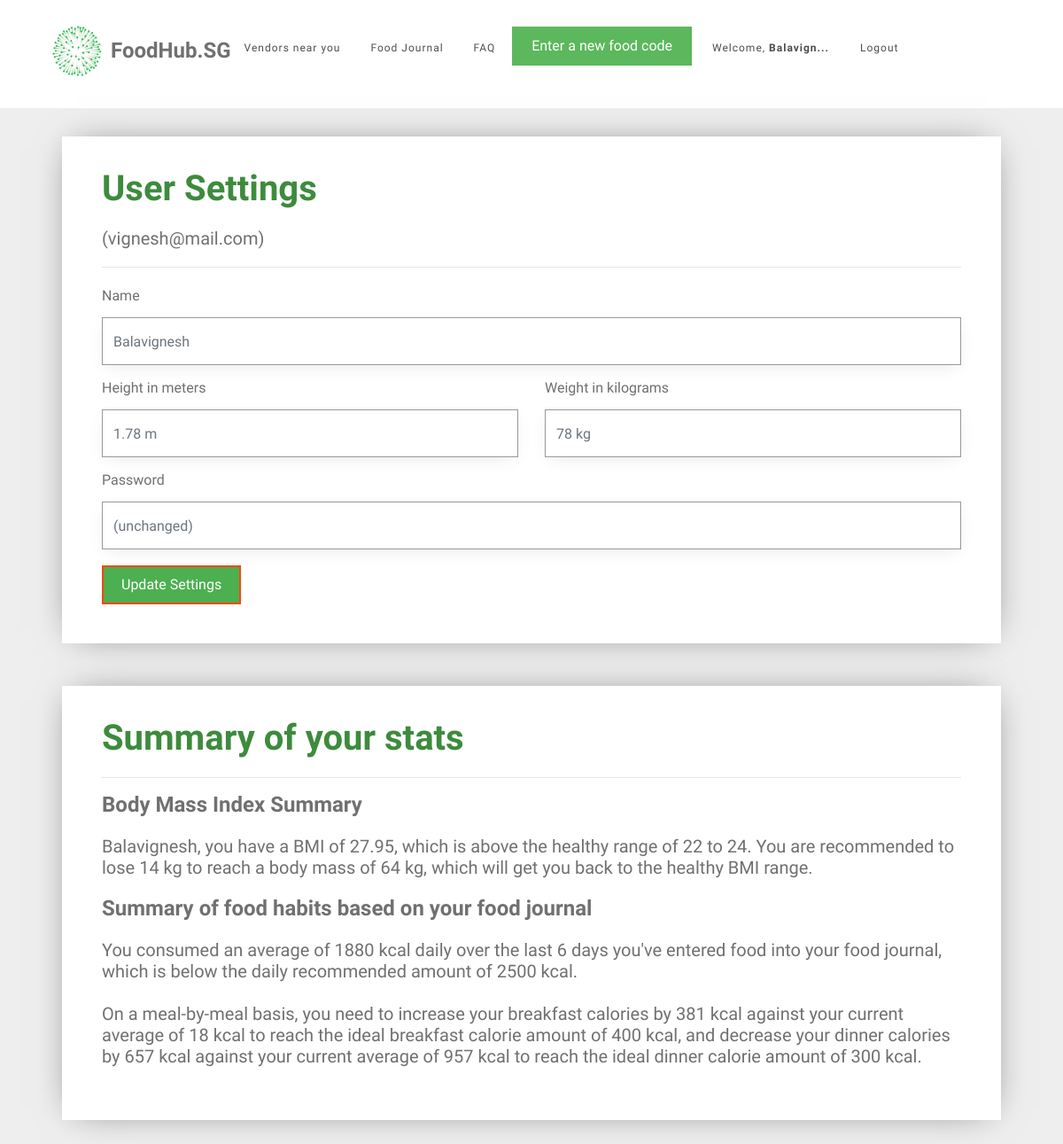
Page /user_settings (signed in) on the committed database.
### tables this page shows
CREATE TABLE user (
  id INTEGER PRIMARY KEY AUTOINCREMENT,
  name TEXT NOT NULL,
  email VARCHAR(512) UNIQUE NOT NULL,
  password TEXT NOT NULL,
  height INTEGER NOT NULL,
  weight INTEGER NOT NULL
);

### foodhubsg/user.py (the view, shortened to what this page needs)
@bp.route('/user_settings', methods=('GET', 'POST'))
@login_required
def user_settings():
    db = get_db()
    food_items = db.execute(
        'SELECT f.id, creator_id, food_name, created, calories, food_code, email'
        ' FROM food_entry f JOIN user u ON f.creator_id = u.id'
        ' WHERE f.creator_id = ? AND DATE(f.created) IN'
        ' (SELECT DISTINCT DATE(created) FROM food_entry ORDER BY datetime(created) DESC LIMIT 6)',
        (g.user['id'],),
    ).fetchall()
    users = db.execute(
        'SELECT id, name, email, password, height, weight'
        ' FROM user'
        ' WHERE id = ?',
        (g.user['id'],),
    ).fetchall()
    for user in users:
        id = user['id']
        name = user['name']
        weight = user['weight']
        height = user['height']
        email = user['email']
        password = user['password']
    bmi = weight / height ** height
    bmi = round(bmi, 2)
    all_dates = []
    food_dates = []
    calories_list = []
    breakfast_list = []
    lunch_list = []
    dinner_list = []
    snack_list = []
    user_average_calories = None
    number_of_days = None
    average_breakfast_calories = None
    average_lunch_calories = None
    average_dinner_calories = None
    average_snack_calories = None
    calories_statement = None
    breakfast_message = None
    lunch_message = None
    dinner_message = None
    snack_message = None
    ideal_weight = weight
    password_placeholder = "(unchanged)"
    if food_items == []:
        food_exists = 0
    else:
        food_exists = 1
    for food in food_items:
        food_date = food['created'].strftime('%d-%m-%y')
        all_dates.append(food_date)
    all_dates = remove_duplicates(all_dates)
    for date in all_dates:
        current_date_food = []
        current_date_calories = []
        for food in food_items:
            if date == food['created'].strftime('%d-%m-%y'):
                current_date_food.append(food)
                current_date_calories.append(food['calories'])
            else:
                continue
        food_dates.append(current_date_food)
        current_date_calories = sum(current_date_calories)
        calories_list.append(current_date_calories)
        number_of_days = len(calories_list)
        user_average_calories = int(sum(calories_list) / number_of_days)
    for food in food_items:
        if 5 <= int(food['created'].strftime('%H')) <= 10:
            breakfast_list.append(food['calories'])
            average_breakfast_calories = sum(breakfast_list) / number_of_days
        elif 11 <= int(food['created'].strftime('%H')) <= 14:
            lunch_list.append(food['calories'])
            average_lunch_calories = sum(lunch_list) / number_of_days
        elif 17 <= int(food['created'].strftime('%H')) <= 22:
            dinner_list.append(food['calories'])
            average_dinner_calories = sum(dinner_list) / number_of_days
        else:
            snack_list.append(food['calories'])
            average_snack_calories = sum(snack_list) / number_of_days
    if bmi < 22:
        while ideal_weight / height ** height < 23:
            ideal_weight = ideal_weight + 1
        lose_weight = ideal_weight - weight
        bmi_statement = "{0}, you have a BMI of {1}, which is below the healthy range of 22 to 24. You are recommended " \
                        "to gain {2} kg to reach a body mass of {3} kg, which will get you back to the healthy BMI range." \
                        .format(name, bmi, lose_weight, ideal_weight)
    elif 22 < bmi < 24:
        bmi_statement = "{0}, you have a BMI of {1}, which is exactly within the healthy BMI range. " \
                        "Keep it up!".format(name, bmi)
    elif bmi > 24:
        while ideal_weight / height ** height > 23:
            ideal_weight = ideal_weight - 1
        lose_weight = weight - ideal_weight
        bmi_statement = "{0}, you have a BMI of {1}, which is above the healthy range of 22 to 24. You are recommended " \
                        "to lose {2} kg to reach a body mass of {3} kg, which will get you back to the healthy BMI range." \
                        .format(name, bmi, lose_weight, ideal_weight)
    if user_average_calories:
        if user_average_calories < 2000:
            calories_statement = "You consumed an average of {0} kcal daily over the last {1} days you've entered food " \
                                 "into your food journal, which is below the daily recommended amount of 2500 kcal."\
                                .format(user_average_calories, number_of_days)
        elif 2000 < user_average_calories < 3000:
            calories_statement = "You consumed an average of {} kcal daily over the  {} days you've entered food, " \
                                 "into your food journal,which is within the daily recommended amount, so keep following your current diet." \
                                .format(user_average_calories, number_of_days)
        elif 2000 < user_average_calories < 3000:
            calories_statement = "You consumed an average of {} kcal daily over the last {} days you've entered food, " \
                                 "which is above the daily recommended amount of 2500 kcal." \
                                .format(user_average_calories, number_of_days)
    if average_breakfast_calories:
        if average_breakfast_calories < 350:
            increase_breakfast = int(400 - average_breakfast_calories)
            breakfast_message = "increase your breakfast calories by {} kcal against your current average of {} kcal " \
                                "to reach the ideal breakfast calorie amount of 400 kcal"\
                                .format(increase_breakfast, int(average_breakfast_calories))
        elif average_breakfast_calories > 500:
            decrease_breakfast = int(average_breakfast_calories - 400)
            breakfast_message = "decrease your breakfast calories by {} kcal against your current average of {} kcal " \
                                "to reach the ideal breakfast calorie amount of 400 kcal"\
                                .format(decrease_breakfast, int(average_breakfast_calories))
    if average_lunch_calories:
        if average_lunch_calories < 650:
            increase_lunch = int(750 - average_lunch_calories)
            lunch_message = "increase your lunch calories by {} kcal against your current average of {} kcal " \
                            "to reach the ideal lunch calorie amount of 650 kcal"\
                            .format(increase_lunch, int(average_lunch_calories))
        elif average_lunch_calories > 850:
            decrease_lunch =  int(average_lunch_calories - 750)
            lunch_message = "decrease your lunch calories by {} kcal against your current average of {} kcal " \
                            "to reach the ideal lunch calorie amount of 650 kcal"\
                            .format(decrease_lunch, int(average_lunch_calories))
    if average_dinner_calories:
        if average_dinner_calories < 275:
            increase_dinner = int(300 - average_dinner_calories)
            dinner_message = "increase your dinner calories by {} kcal against your current average of {} kcal " \
                            "to reach the ideal dinner calorie amount of 300 kcal"\
                            .format(increase_dinner, int(average_dinner_calories))
        elif average_dinner_calories > 350:
            decrease_dinner =  int(average_dinner_calories - 300)
            dinner_message = "decrease your dinner calories by {} kcal against your current average of {} kcal " \
                            "to reach the ideal dinner calorie amount of 300 kcal"\
                            .format(decrease_dinner, int(average_dinner_calories))
    if average_snack_calories:
        if average_snack_calories > 300:
            snack_message = "decrease your out-of-schedule snack intake"
    messages = [breakfast_message, lunch_message, dinner_message, snack_message]
    messages = list(filter(None.__ne__, messages))
    meal_message = "On a meal-by-meal basis, you need to "
    num_messages = len(messages)
    if messages != []:
        for i in range(num_messages):
            if i != num_messages - 2 and i != num_messages - 1:
                meal_message += messages[i] + ", "
            elif i == num_messages - 2:
                meal_message += messages[i] + ", and "
            elif i == num_messages - 1:
                meal_message += messages[i] + "."
    else:
        meal_message += "maintain your current diet because you're consuming the correct amount of calories per meal."
    return render_template('user/user_settings.html',
                           name=name, weight=weight, height=height, email=email, password=password, bmi_statement=bmi_statement,
                           calories_statement=calories_statement, number_of_days=number_of_days,
                           food_exists=food_exists, password_placeholder=password_placeholder, meal_message=meal_message)

### foodhubsg/auth.py (called while the page is built)
def login_required(view):
    @functools.wraps(view)
    def wrapped_view(**kwargs):
        if g.user is None:
            return redirect(url_for('auth.login'))
        return view(**kwargs)
    return wrapped_view

@bp.before_app_request
def load_logged_in_user():
    user_id = session.get('user_id')
    if user_id is None:
        g.user = None
    else:
        g.user = get_db().execute(
            'SELECT * FROM user WHERE id = ?', (user_id,)
        ).fetchone()

### foodhubsg/db.py (called while the page is built)
def get_db():
    if 'db' not in g:
        g.db = sqlite3.connect(
            current_app.config['DATABASE'],
            detect_types=sqlite3.PARSE_DECLTYPES
        )
        g.db.row_factory = sqlite3.Row
    return g.db

### foodhubsg/user.py (called while the page is built)
def remove_duplicates(values):
    output = []
    seen = set()
    for value in values:
        if value not in seen:
            output.append(value)
            seen.add(value)
    return output

### foodhubsg/templates/user/user_settings.html (shortened to what this page needs)
{% extends 'base.html' %}
{% block content %}
<div id="colorlib-container">
    <div class="container">
        <div class="box1">
        <div class="row row-pb-md">
            <div class="col-md-12">
                <header>
                    <h1 class="font_color"><b>User Settings</b></h1>
                    <h5>({{ email }})</h5>
                    <hr>
                </header>
                <form method="post">
                    <div class="row form-group">
                        <div class="col-md-12">
                            <label>Name</label>
                            <input name="name" id="name" class="form-control" placeholder="{{ g.user['name'] }}">
                        </div>
                    </div>
                    <div class="row form-group">
                        <div class="col-md-6">
                            <label>Height in meters</label>
                            <input name="height" id="height" type="number" step="0.01" class="form-control" placeholder="{{ g.user['height'] }} m">
                        </div>
                        <div class="col-md-6">
                            <label>Weight in kilograms</label>
                            <input name="weight" id="weight" type="number" step="0.01" class="form-control" placeholder="{{ g.user['weight'] }} kg">
                        </div>
                    </div>
                    <div class="row form-group">
                        <div class="col-md-12">
                            <label>Password</label>
                            <input name="password" id="password" type="password" class="form-control" placeholder="{{ password_placeholder }}">
                        </div>
                    </div>
                    <input type="submit" value="Update Settings" class="btn btn-primary" style="background-color: #4CAF50; margin-top: 0.5em">
                </form>
            </div>
        </div>
        </div>
        <div class="box1">
        <div class="row row-pb-md">
            <div class="col-md-12">
                <header id="summary-header">
                    <h1 class="font_color"><b>Summary of your stats</b></h1>
                    <hr>
                </header>
                <h4><b>Body Mass Index Summary</b></h4>
                <h5>{{ bmi_statement }}</h5>
                <h4><b>Summary of food habits based on your food journal</b></h4>
                {% if food_exists == 0 %}
                    <h5>You have not added any food to the journal yet, so there isn't a summary available yet!</h5>
                {% else %}
                    <h5>
                        {{ calories_statement }}
                        <br>
                        <br>
                        {{ meal_message }}
                    </h5>
                {% endif %}
            </div>
        </div>
        </div>
    </div>
</div>
{% endblock %}

### foodhubsg/static/css/style.css (style rules this page uses)
.box1 { background: #ffffff; padding: 20px; box-shadow: 0 0 40px -15px rgba(0,0,0,0.75); }
.font_color { color: #3d8b3d; }
h1, h2, h3, h4, h5, h6, figure { color: #707070; font-weight: 400; margin: 0 0 20px 0; }
#colorlib-container, #colorlib-instagram, #colorlib-about, #colorlib-contact, #colorlib-footer { padding: 2em 0; clear: both; }
.form-control { -webkit-box-shadow: none; -moz-box-shadow: none; -ms-box-shadow: none; -o-box-shadow: none; box-shadow: none; border: none; font-size: 16px !important; font-weight: 300; -webkit-border-radius: 0px; -moz-border-radius: 0px; -ms-border-radius: 0px; border-radius: 0px; }
.form-group { margin-bottom: 10px; }
.btn { margin-right: 4px; margin-bottom: 4px; font-size: 16px; font-weight: 400; -webkit-border-radius: 30px; -moz-border-radius: 30px; -ms-border-radius: 30px; border-radius: 30px; -webkit-transition: 0.5s; -o-transition: 0.5s; transition: 0.5s; padding: 8px 20px; }
.btn-primary { background: #F6490D; color: #fff; border: 2px solid #F6490D; }
.form-control { -webkit-box-shadow: none; box-shadow: none; background: transparent; border: 1px solid rgba(0, 0, 0, 0.1); height: 54px; font-size: 18px; font-weight: 300; }
.row-pb-md { padding: 2em !important; }
.btn-primary { border-radius: 0; }
.btn { border-radius: 0; }
.form-control { border-width: 0.2px; border-color: #999999; box-shadow: 0 5px 20px -5px rgba(0,0,0,0.1); }
.box1 { background: #ffffff; padding: 0.5em; margin-bottom: 3em; box-shadow: 0 0 40px -15px rgba(0,0,0,0.6); }
.row.row-pb-md { margin: -5px -10px 0 -10px; }
.container { padding-right: 2.5em; padding-left: 2.5em; }

### rows in the picture
user: email "vignesh@mail.com", name "Balavignesh", height "1.78 m", weight "78 kg"

### other values in the picture
{{ bmi_statement }} "Balavignesh, you have a BMI of 27.95, which is above the healthy range of 22 to 24. You are recommended to lose 14 kg to reach a body mass of 64 kg, which will get you back to the healthy BMI range."
{{ calories_statement }} "You consumed an average of 1880 kcal daily over the last 6 days you've entered food into your food journal, which is below the daily recommended amount of 2500 kcal."
